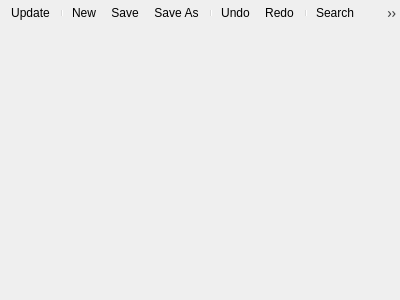
<?xml version="1.0" encoding="UTF-8"?>
<ui version="4.0">
 <class>Editor</class>
 <widget class="QWidget" name="Editor">
  <property name="geometry">
   <rect>
    <x>0</x>
    <y>0</y>
    <width>400</width>
    <height>300</height>
   </rect>
  </property>
  <property name="windowTitle">
   <string>Form</string>
  </property>
  <layout class="QGridLayout" name="gridLayout">
   <property name="leftMargin">
    <number>0</number>
   </property>
   <property name="topMargin">
    <number>0</number>
   </property>
   <property name="rightMargin">
    <number>0</number>
   </property>
   <property name="bottomMargin">
    <number>0</number>
   </property>
   <item row="1" column="0">
    <widget class="QToolBar" name="mainToolBar">
     <property name="enabled">
      <bool>true</bool>
     </property>
     <property name="maximumSize">
      <size>
       <width>16777215</width>
       <height>26</height>
      </size>
     </property>
     <property name="windowTitle">
      <string>ToolBar</string>
     </property>
     <property name="toolButtonStyle">
      <enum>Qt::ToolButtonIconOnly</enum>
     </property>
     <addaction name="actionUpdate"/>
     <addaction name="separator"/>
     <addaction name="actionNew"/>
     <addaction name="actionSave"/>
     <addaction name="actionSave_As"/>
     <addaction name="separator"/>
     <addaction name="actionUndo"/>
     <addaction name="actionRedo"/>
     <addaction name="separator"/>
     <addaction name="actionSearch"/>
     <addaction name="actionReplace"/>
     <addaction name="separator"/>
     <addaction name="actionCopy"/>
     <addaction name="actionCut"/>
     <addaction name="actionPaste"/>
    </widget>
   </item>
   <item row="2" column="0">
    <widget class="QsciScintilla" name="textEdit" native="true">
     <property name="toolTip">
      <string/>
     </property>
     <property name="whatsThis">
      <string/>
     </property>
    </widget>
   </item>
  </layout>
  <action name="actionUpdate">
   <property name="icon">
    <iconset resource="../editor/icons.qrc">
     <normaloff>:/icons/showPannel.bmp</normaloff>:/icons/showPannel.bmp</iconset>
   </property>
   <property name="text">
    <string>Update</string>
   </property>
   <property name="toolTip">
    <string>Updates current video</string>
   </property>
  </action>
  <action name="actionSave">
   <property name="icon">
    <iconset resource="../editor/icons.qrc">
     <normaloff>:/icons/saveFile.bmp</normaloff>:/icons/saveFile.bmp</iconset>
   </property>
   <property name="text">
    <string>Save</string>
   </property>
  </action>
  <action name="actionSave_As">
   <property name="icon">
    <iconset resource="../editor/icons.qrc">
     <normaloff>:/icons/saveRecord.bmp</normaloff>:/icons/saveRecord.bmp</iconset>
   </property>
   <property name="text">
    <string>Save As</string>
   </property>
  </action>
  <action name="actionSearch">
   <property name="icon">
    <iconset resource="../editor/icons.qrc">
     <normaloff>:/icons/find.bmp</normaloff>:/icons/find.bmp</iconset>
   </property>
   <property name="text">
    <string>Search</string>
   </property>
  </action>
  <action name="actionReplace">
   <property name="icon">
    <iconset resource="../editor/icons.qrc">
     <normaloff>:/icons/findReplace.bmp</normaloff>:/icons/findReplace.bmp</iconset>
   </property>
   <property name="text">
    <string>Replace</string>
   </property>
  </action>
  <action name="actionUndo">
   <property name="icon">
    <iconset resource="../editor/icons.qrc">
     <normaloff>:/icons/undo.bmp</normaloff>:/icons/undo.bmp</iconset>
   </property>
   <property name="text">
    <string>Undo</string>
   </property>
  </action>
  <action name="actionRedo">
   <property name="icon">
    <iconset resource="../editor/icons.qrc">
     <normaloff>:/icons/redo.bmp</normaloff>:/icons/redo.bmp</iconset>
   </property>
   <property name="text">
    <string>Redo</string>
   </property>
  </action>
  <action name="actionCopy">
   <property name="icon">
    <iconset resource="../editor/icons.qrc">
     <normaloff>:/icons/copy.bmp</normaloff>:/icons/copy.bmp</iconset>
   </property>
   <property name="text">
    <string>Copy</string>
   </property>
  </action>
  <action name="actionCut">
   <property name="icon">
    <iconset resource="../editor/icons.qrc">
     <normaloff>:/icons/cut.bmp</normaloff>:/icons/cut.bmp</iconset>
   </property>
   <property name="text">
    <string>Cut</string>
   </property>
  </action>
  <action name="actionPaste">
   <property name="icon">
    <iconset resource="../editor/icons.qrc">
     <normaloff>:/icons/paste.bmp</normaloff>:/icons/paste.bmp</iconset>
   </property>
   <property name="text">
    <string>Paste</string>
   </property>
  </action>
  <action name="actionNew">
   <property name="icon">
    <iconset resource="../editor/icons.qrc">
     <normaloff>:/icons/newFile.bmp</normaloff>:/icons/newFile.bmp</iconset>
   </property>
   <property name="text">
    <string>New</string>
   </property>
  </action>
 </widget>
 <customwidgets>
  <customwidget>
   <class>QsciScintilla</class>
   <extends>QWidget</extends>
   <header>qsciscintilla.h</header>
  </customwidget>
 </customwidgets>
 <resources>
  <include location="../editor/icons.qrc"/>
 </resources>
 <connections/>
</ui>
